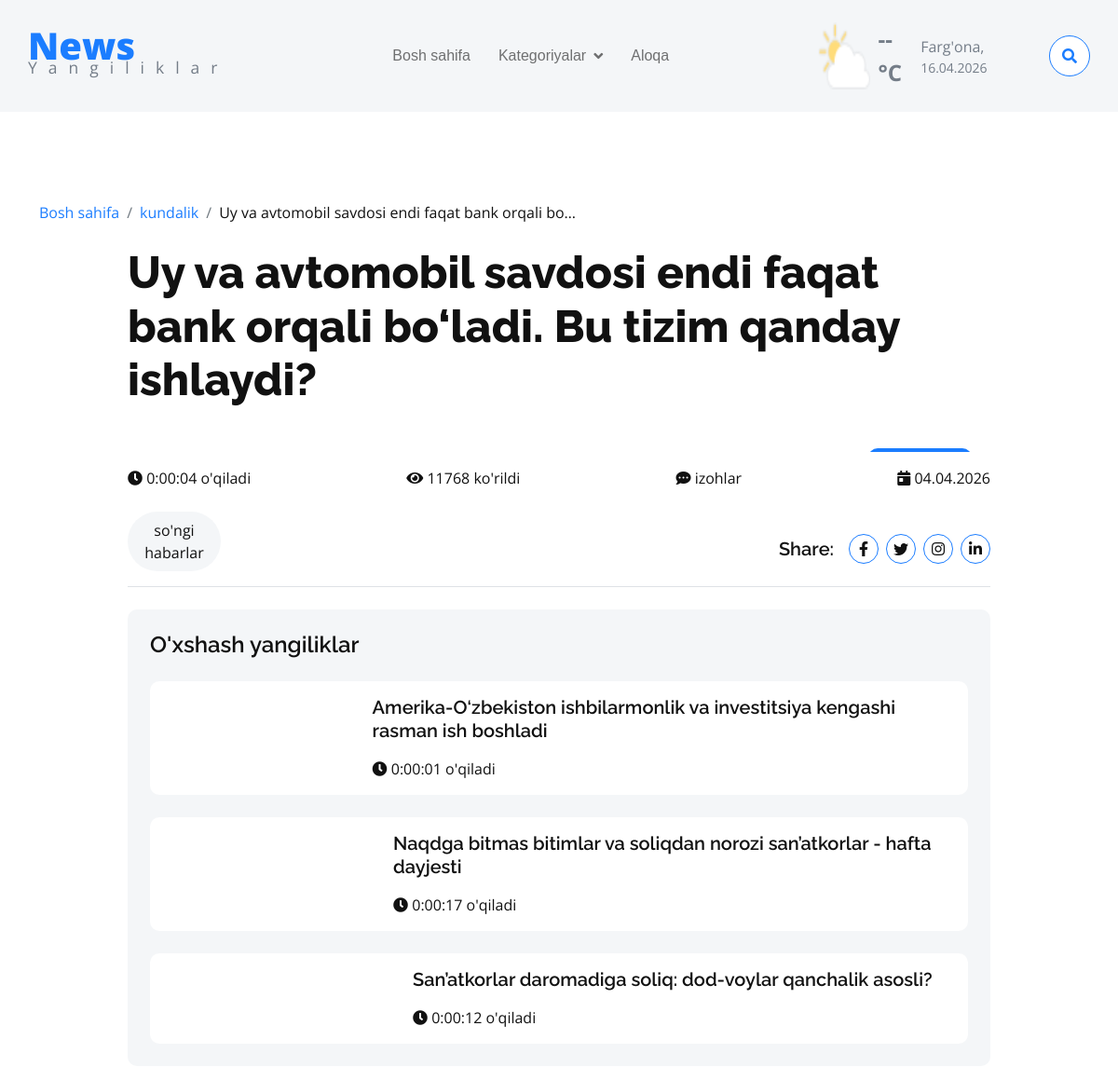
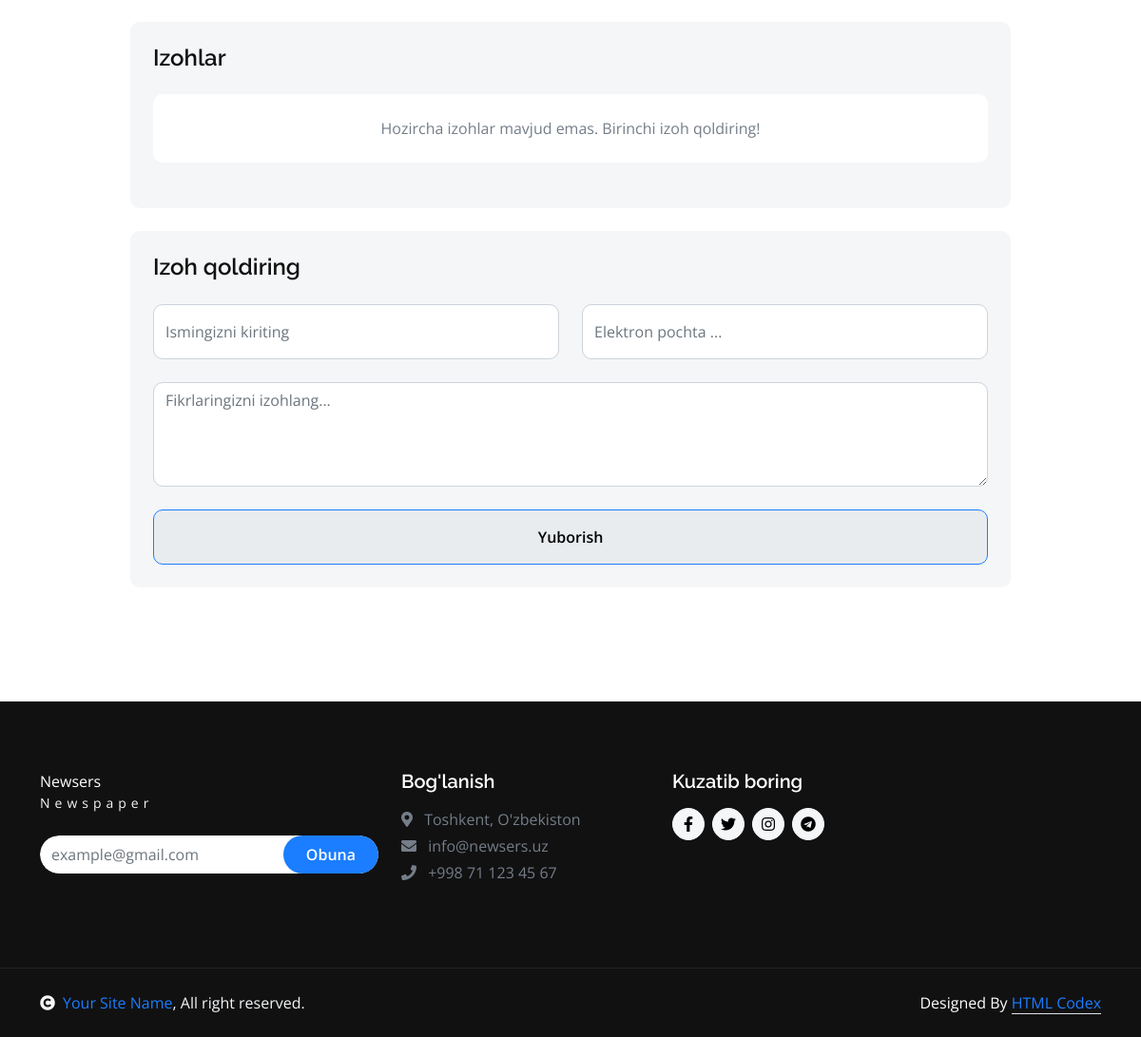
Page /articles/uy-va-avtomobil-savdosi-endi-faqat-bank-orqali-boladi-bu-tizim-qanday-ishlaydi/ on the committed database (2 pictures, top to bottom).
### main/models.py (models this page shows, shortened)
class Article(models.Model):
    title = models.CharField(max_length=255)
    is_motivation = models.BooleanField(default=False)
    slug = models.SlugField(max_length=300, unique=True, blank=True, db_index=True)
    intro = models.TextField()
    cover = models.ImageField(upload_to='articles/covers/')
    read_time = models.DurationField(blank=True, null=True)
    published = models.BooleanField(default=True)  # Default True qilsangiz qulay
    views = models.PositiveIntegerField(default=0)
    author = models.CharField(max_length=255)
    category = models.ForeignKey(Category, on_delete=models.SET_NULL, null=True)
    tags = models.ManyToManyField(Tag, blank=True)
    important = models.BooleanField(default=False)
    created_at = models.DateTimeField(auto_now_add=True)
    def save(self, *args, **kwargs):
        if self.important:
            Article.objects.filter(important=True).exclude(pk=self.pk).update(important=False)
        super().save(*args, **kwargs)

class Category(models.Model):
    name = models.CharField(max_length=255)

class Tag(models.Model):
    name = models.CharField(max_length=100, unique=True)

### main/views.py (the view, shortened to what this page needs)
# urls.py: path('articles/<slug:slug>/', ArticleDetailView.as_view(), name='article-details'),
class ArticleDetailView(View):
    def get(self, request, slug):
        article = get_object_or_404(Article, slug=slug, published=True)
        article.views += 1
        article.save(update_fields=['views'])
        like_articles = Article.objects.select_related('category').filter(
            published=True,
            category=article.category
        ).exclude(slug=slug).exclude(slug__in=['', None]).order_by('-created_at')[:4]
        motivation_all = Article.objects.filter(published=True, is_motivation=True).exclude(slug__in=['', None]).order_by('-id')
        motivation_main = motivation_all.first()
        motivation_list = motivation_all[1:4]
        context = {
            'article': article,
            'like_articles': like_articles,
            'motivation_main': motivation_main,
            'motivation_list': motivation_list,
        }
        return render(request, 'article-details.html', context)

### templates/article-details.html (shortened to what this page needs)
{% extends 'base.html' %}
{% block content %}
<div class="container-fluid py-5">
    <div class="container py-5">
        <ol class="breadcrumb justify-content-start mb-4">
            <li class="breadcrumb-item"><a href="{% url 'home' %}">Bosh sahifa</a></li>
            <li class="breadcrumb-item"><a href="#">{{ article.category.name }}</a></li>
            <li class="breadcrumb-item active text-dark">{{ article.title|truncatechars:50 }}</li>
        </ol>
        <div class="row g-4">
            <div class="col-lg-1"></div>
            <div class="col-lg-10">
                <div class="mb-4">
                    <a href="#" class="h1 display-5">
                        {{ article.title }}
                    </a>
                </div>
                <div class="position-relative rounded overflow-hidden mb-3">
                    <div class="position-absolute text-white px-4 py-2 bg-primary rounded"
                         style="top: 20px; right: 20px;">
                    </div>
                </div>
                <div class="d-flex justify-content-between">
                    <a href="#" class="text-dark link-hover me-3"><i class="fa fa-clock"></i> {{ article.read_time }}
                        o'qiladi</a>
                    <a href="#" class="text-dark link-hover me-3"><i class="fa fa-eye"></i> {{ article.views }} ko'rildi</a>
                    <a href="#" class="text-dark link-hover me-3"><i
                            class="fa fa-comment-dots"></i> {{ article.comment_set.count }} izohlar</a>
                    <a href="#" class="text-dark link-hover"><i
                            class="fa fa-calendar-day"></i> {{ article.created_at|date:"d.m.Y" }}</a>
                </div>
                <div class="tab-class mt-4">
                    <div class="d-flex justify-content-between border-bottom mb-4">
                        <ul class="nav nav-pills d-inline-flex text-center">
                            {% for tag in article.tags.all %}
                                <li class="nav-item mb-3">
                                    <a class="d-flex py-2 bg-light rounded-pill active me-2" data-bs-toggle="pill"
                                       href="#tab-1">
                                        <span class="text-dark" style="width: 100px;">{{ tag.name }}</span>
                                    </a>
                                </li>
                            {% empty %}
                                <li class="nav-item mb-3">
                                    <span class="text-muted">Teglar mavjud emas</span>
                                </li>
                            {% endfor %}
                        </ul>
                        <div class="d-flex align-items-center">
                            <h5 class="mb-0 me-3">Share:</h5>
                            <i class="fab fa-facebook-f link-hover btn btn-square rounded-circle border-primary text-dark me-2"></i>
                            <i class="btn fab bi-twitter link-hover btn btn-square rounded-circle border-primary text-dark me-2"></i>
                            <i class="btn fab fa-instagram link-hover btn btn-square rounded-circle border-primary text-dark me-2"></i>
                            <i class="btn fab fa-linkedin-in link-hover btn btn-square rounded-circle border-primary text-dark"></i>
                        </div>
                    </div>
                </div>
                <div class="bg-light rounded my-4 p-4">
                    <h4 class="mb-4">O'xshash yangiliklar</h4>
                    <div class="row g-4">
                        {% for a in like_articles %}
                            <div class="col-lg-12">
                                <div class="d-flex align-items-center p-3 bg-white rounded">
                                    <div class="ms-3">
                                        {% if a.slug %}
                                            <a href="{% url 'article-details' a.slug %}" class="h5 mb-2">{{ a.title|truncatechars:80 }}</a>
                                        {% else %}
                                            <h5 class="h5 mb-2">{{ a.title|truncatechars:80 }}</h5>
                                        {% endif %}
                                        <p class="text-dark mt-3 mb-0 me-3"><i
                                                class="fa fa-clock"></i> {{ a.read_time }} o'qiladi</p>
                                    </div>
                                </div>
                            </div>
                        {% empty %}
                            <div class="col-12">
                                <p class="text-center">O'xshash yangiliklar mavjud emas</p>
                            </div>
                        {% endfor %}
                    </div>
                </div>
                <div class="bg-light rounded p-4">
                    <h4 class="mb-4">Izohlar</h4>
                    {% for comment in article.comment_set.all %}
                        <div class="p-4 bg-white rounded mb-4">
                            <div class="row g-4">
                                <div class="col-12">
                                    <div class="d-flex justify-content-between">
                                        <h5>{{ comment.name }}</h5>
                                    </div>
                                    <small class="text-body d-block mb-3"><i
                                            class="fas fa-calendar-alt me-1"></i> {{ comment.created_at|date:"d.m.Y | H:i" }}</small>
                                    <p class="mb-0">
                                        {{ comment.text }}
                                    </p>
                                </div>
                            </div>
                        </div>
                    {% empty %}
                        <div class="p-4 bg-white rounded mb-4">
                            <p class="text-center mb-0">Hozircha izohlar mavjud emas. Birinchi izoh qoldiring!</p>
                        </div>
                    {% endfor %}
                </div>
                <div class="bg-light rounded p-4 my-4">
                    <h4 class="mb-4">Izoh qoldiring</h4>
                    <form method="post">
                        <div class="row g-4">
                            <div class="col-lg-6">
                                <input type="text" name="name" class="form-control py-3" placeholder="Ismingizni kiriting">
                            </div>
                            <div class="col-lg-6">
                                <input type="email" name="email" class="form-control py-3" placeholder="Elektron pochta ...">
                            </div>
                            <div class="col-12">
                                <textarea class="form-control" name="text" id="" cols="30" rows="4"
                                          placeholder="Fikrlaringizni izohlang..." required></textarea>
                            </div>
                            <div class="col-12">
                                <button class="form-control btn btn-primary py-3" type="submit">Yuborish</button>
                            </div>
                        </div>
                    </form>
                </div>
            </div>
        </div>
    </div>
</div>
{% endblock %}

### templates/base.html (shortened to what this page needs)
<!DOCTYPE html>
{% load static %}
<html lang="en">
    <head>
        <link rel="stylesheet" href="https://use.fontawesome.com/releases/v5.15.4/css/all.css"/>
        <link href="https://cdn.jsdelivr.net/npm/bootstrap-icons@1.4.1/font/bootstrap-icons.css" rel="stylesheet">
        <link href="/static/lib/animate/animate.min.css" rel="stylesheet">
        <link href="/static/lib/owlcarousel/assets/owl.carousel.min.css" rel="stylesheet">
        <link href="/static/css/bootstrap.min.css" rel="stylesheet">
        <link href="/static/css/style.css" rel="stylesheet">
    </head>
    <body class="d-flex flex-column min-vh-100">
        <div class="container-fluid sticky-top px-0">
            <div class="container-fluid bg-light">
                <div class="container px-0">
                    <nav class="navbar navbar-light navbar-expand-xl">
                        <a href="{% url 'home' %}" class="navbar-brand mt-3">
                            <p class="text-primary display-6 mb-2" style="line-height: 0;">News</p>
                            <small class="text-body fw-normal " style="letter-spacing: 12px;">Yangiliklar</small>
                        </a>
                        <div class="collapse navbar-collapse bg-light py-3" id="navbarCollapse">
                            <div class="navbar-nav mx-auto border-top">
                                <a href="{% url 'home' %}" class="nav-item nav-link {% block home_active %} {% endblock %}">Bosh sahifa</a>
                                <div class="nav-item dropdown">
                                    <a href="#" class="nav-link dropdown-toggle" data-bs-toggle="dropdown">Kategoriyalar</a>
                                </div>
                                <a href="{% url 'contact' %}" class="nav-item nav-link">Aloqa</a>
                            </div>
                            <div class="d-flex flex-nowrap border-top pt-3 pt-xl-0">
                                <div class="d-flex">
                                    <img src="{{ weather_icon }}" class="img-fluid w-100 me-2" alt="">
                                    <div class="d-flex align-items-center">
                                        <strong class="fs-4 text-secondary">{{ temp_c }}°C</strong>
                                        <div class="d-flex flex-column ms-2" style="width: 150px;">
                                            <span class="text-body">Farg'ona,</span>
                                            <small>{{ today|date:"d.m.Y"}}</small>
                                        </div>
                                    </div>
                                </div>
                                <button class="btn-search btn border border-primary btn-md-square rounded-circle bg-white my-auto" data-bs-toggle="modal" data-bs-target="#searchModal"><i class="fas fa-search text-primary"></i></button>
                            </div>
                        </div>
                    </nav>
                </div>
            </div>
        </div>
        <main class="flex-grow-1">
            {% block content %} {% endblock %}
        </main>
<div class="container-fluid bg-dark footer py-5">
    <div class="container py-4">
        <div class="row g-4">
            <div class="col-lg-4">
                <a href="#" class="d-flex flex-column mb-4">
                    <p class="text-white mb-0 display-12">Newsers</p>
                    <small class="text-light" style="letter-spacing: 5px;">Newspaper</small>
                </a>
                <div class="d-flex position-relative rounded-pill overflow-hidden">
                    <input class="form-control border-0 w-100 py-2 rounded-pill" type="email" placeholder="example@gmail.com">
                    <button type="submit" class="btn btn-primary border-0 py-2 px-4 rounded-pill text-white position-absolute" style="top: 0; right: 0;">Obuna</button>
                </div>
            </div>
            <div class="col-lg-3">
                <h5 class="text-white mb-3">Bog'lanish</h5>
                <p class="text-secondary mb-1"><i class="fa fa-map-marker-alt me-2"></i> Toshkent, O'zbekiston</p>
                <p class="text-secondary mb-1"><i class="fa fa-envelope me-2"></i> info@newsers.uz</p>
                <p class="text-secondary"><i class="fa fa-phone me-2"></i> +998 71 123 45 67</p>
            </div>
            <div class="col-lg-2">
                <h5 class="text-white mb-3">Kuzatib boring</h5>
                <div class="d-flex gap-2">
                    <a class="btn btn-light btn-sm-square rounded-circle" href="#"><i class="fab fa-facebook-f"></i></a>
                    <a class="btn btn-light btn-sm-square rounded-circle" href="#"><i class="fab fa-twitter"></i></a>
                    <a class="btn btn-light btn-sm-square rounded-circle" href="#"><i class="fab fa-instagram"></i></a>
                    <a class="btn btn-light btn-sm-square rounded-circle" href="#"><i class="fab fa-telegram"></i></a>
                </div>
            </div>
        </div>
    </div>
</div>
        <div class="container-fluid copyright bg-dark py-4">
            <div class="container">
                <div class="row">
                    <div class="col-md-6 text-center text-md-start mb-3 mb-md-0">
                        <span class="text-light"><a href="#"><i class="fas fa-copyright text-light me-2"></i>Your Site Name</a>, All right reserved.</span>
                    </div>
                    <div class="col-md-6 my-auto text-center text-md-end text-white">
                        Designed By <a class="border-bottom" href="https://htmlcodex.com">HTML Codex</a>
                    </div>
                </div>
            </div>
        </div>
    </body>
</html>

### static/css/style.css (style rules this page uses)
.btn { font-weight: 600; transition: .5s; }
.btn-square { width: 32px; height: 32px; }
.btn-sm-square { width: 34px; height: 34px; }
.btn-md-square { width: 44px; height: 44px; }
.btn-square, .btn-sm-square, .btn-md-square, .btn-lg-square { padding: 0; display: flex; align-items: center; justify-content: center; font-weight: normal; }
.link-hover { transition: 0.5s; }
.sticky-top { transition: 0.5s; background: var(--bs-white); }
.navbar .navbar-nav .nav-link { padding: 10px 15px; font-weight: 400; font-family: 'Fredoka', sans-serif; font-size: 16px; transition: .5s; }
.navbar .dropdown-toggle::after { border: none; content: "\f107"; font-family: "Font Awesome 5 Free"; font-weight: 700; vertical-align: middle; margin-left: 8px; }
@media (min-width: 1200px) { .navbar .navbar-collapse .border-top { border-top: none !important; } }
.copyright { border-top: 1px solid rgba(255, 255, 255, 0.08); }

### rows in the picture
Article: category.name "kundalik", title "Uy va avtomobil savdosi endi faqat bank orqali bo…", title "Uy va avtomobil savdosi endi faqat bank orqali bo‘ladi. Bu tizim qanday ishlaydi?", read_time "0:00:04", views "11768", created_at "04.04.2026"
Tag: name "so'ngi habarlar"
Article: title "Amerika-O‘zbekiston ishbilarmonlik va investitsiya kengashi rasman ish boshladi", read_time "0:00:01"
Article: title "Naqdga bitmas bitimlar va soliqdan norozi san’atkorlar - hafta dayjesti", read_time "0:00:17"
Article: title "San’atkorlar daromadiga soliq: dod-voylar qanchalik asosli?", read_time "0:00:12"

### other values in the picture
{{ temp_c }} "--"
